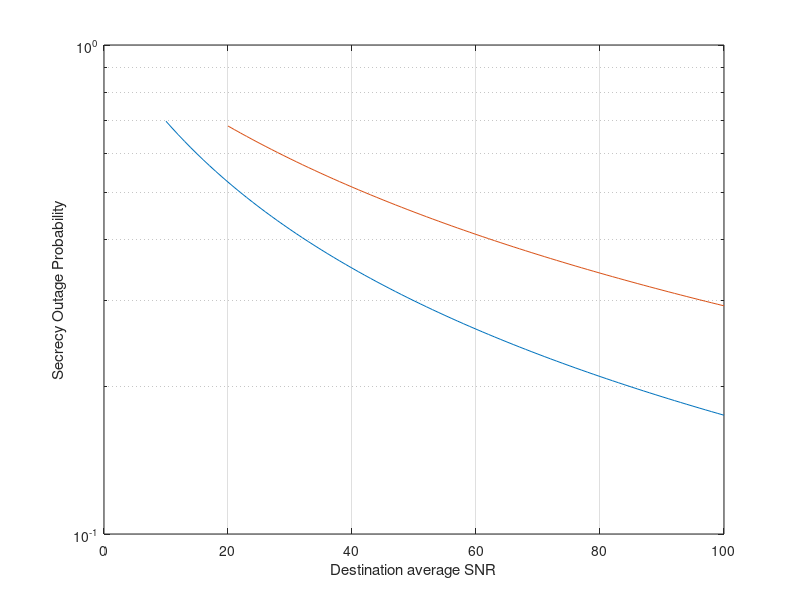

This figure's MATLAB source:
thresholdCapacity = 1;
lambda = 2^thresholdCapacity;

avgSNR_eve = 10;
avgSNR_dest = avgSNR_eve:100;

f1 = exp((-lambda+1)./avgSNR_dest);
f2 = avgSNR_dest./(lambda.*avgSNR_eve+avgSNR_dest);

SOP = 1 - f1.*f2;

semilogy(avgSNR_dest, SOP);
xlabel('Destination average SNR');
ylabel('Secrecy Outage Probability');

avgSNR_eve = 20;
avgSNR_dest = avgSNR_eve:100;

f12 = exp((-lambda+1)./avgSNR_dest);
f22 = avgSNR_dest./(lambda.*avgSNR_eve+avgSNR_dest);

SOP2 = 1 - f12.*f22;

hold on;
semilogy(avgSNR_dest, SOP2);
hold off;
grid on;